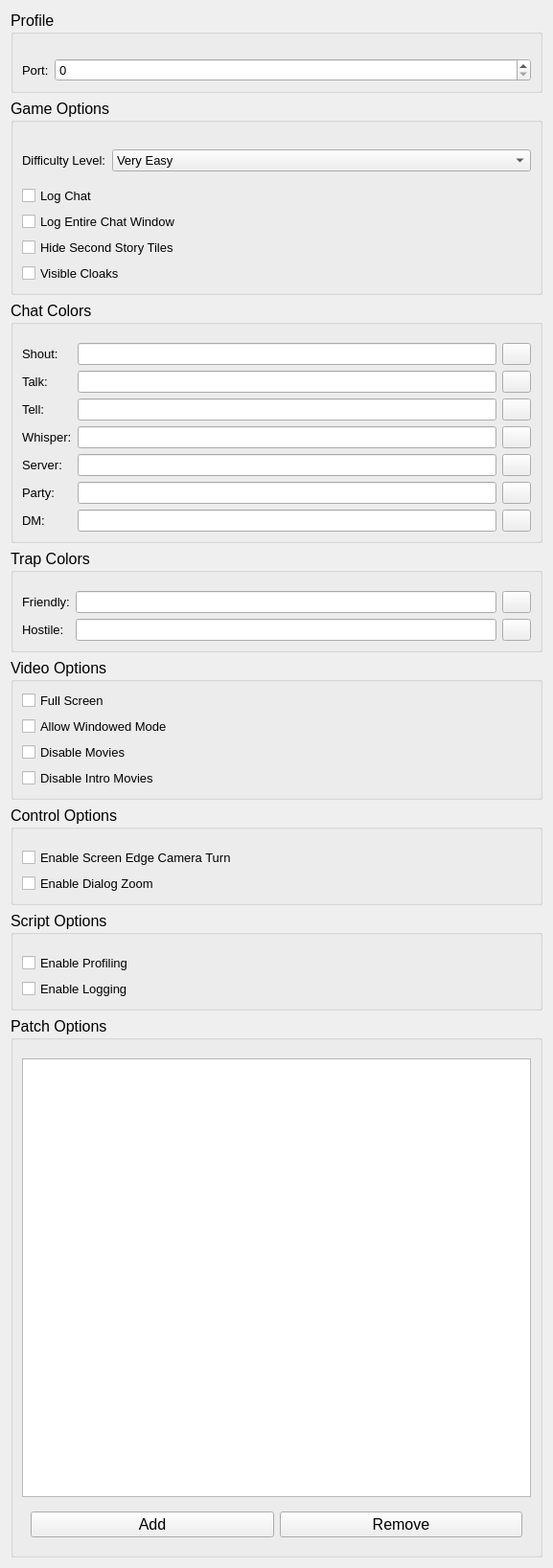
         <widget class="QWidget" name="scrollAreaWidgetContents_3">
          <property name="geometry">
           <rect>
            <x>0</x>
            <y>-1029</y>
            <width>577</width>
            <height>1637</height>
           </rect>
          </property>
          <layout class="QVBoxLayout" name="verticalLayout_4">
           <item>
            <widget class="QGroupBox" name="groupBox_4">
             <property name="font">
              <font>
               <pointsize>12</pointsize>
              </font>
             </property>
             <property name="title">
              <string>Profile</string>
             </property>
             <layout class="QFormLayout" name="formLayout">
              <item row="1" column="0">
               <widget class="QLabel" name="label_12">
                <property name="font">
                 <font>
                  <pointsize>10</pointsize>
                 </font>
                </property>
                <property name="text">
                 <string>Port:</string>
                </property>
               </widget>
              </item>
              <item row="1" column="1">
               <widget class="QSpinBox" name="nwnClientPortSB">
                <property name="font">
                 <font>
                  <pointsize>10</pointsize>
                 </font>
                </property>
                <property name="maximum">
                 <number>100000</number>
                </property>
               </widget>
              </item>
              <item row="0" column="1">
               <spacer name="verticalSpacer_6">
                <property name="orientation">
                 <enum>Qt::Vertical</enum>
                </property>
                <property name="sizeType">
                 <enum>QSizePolicy::Fixed</enum>
                </property>
                <property name="sizeHint" stdset="0">
                 <size>
                  <width>20</width>
                  <height>10</height>
                 </size>
                </property>
               </spacer>
              </item>
             </layout>
            </widget>
           </item>
           <item>
            <widget class="QGroupBox" name="groupBox_7">
             <property name="font">
              <font>
               <pointsize>12</pointsize>
              </font>
             </property>
             <property name="title">
              <string>Game Options</string>
             </property>
             <layout class="QVBoxLayout" name="verticalLayout_5">
              <item>
               <spacer name="verticalSpacer_5">
                <property name="orientation">
                 <enum>Qt::Vertical</enum>
                </property>
                <property name="sizeType">
                 <enum>QSizePolicy::Fixed</enum>
                </property>
                <property name="sizeHint" stdset="0">
                 <size>
                  <width>20</width>
                  <height>10</height>
                 </size>
                </property>
               </spacer>
              </item>
              <item>
               <widget class="QWidget" name="widget" native="true">
                <layout class="QFormLayout" name="formLayout_2">
                 <property name="fieldGrowthPolicy">
                  <enum>QFormLayout::AllNonFixedFieldsGrow</enum>
                 </property>
                 <property name="leftMargin">
                  <number>0</number>
                 </property>
                 <property name="rightMargin">
                  <number>0</number>
                 </property>
                 <item row="0" column="0">
                  <widget class="QLabel" name="label_15">
                   <property name="font">
                    <font>
                     <pointsize>10</pointsize>
                    </font>
                   </property>
                   <property name="text">
                    <string>Difficulty Level:</string>
                   </property>
                  </widget>
                 </item>
                 <item row="0" column="1">
                  <widget class="QComboBox" name="nwnDifficultyLevelCB">
                   <property name="font">
                    <font>
                     <pointsize>10</pointsize>
                    </font>
                   </property>
                   <property name="styleSheet">
                    <string notr="true">QListView {
  background: #302F2F;
}</string>
                   </property>
                   <item>
                    <property name="text">
                     <string>Very Easy</string>
                    </property>
                   </item>
                   <item>
                    <property name="text">
                     <string>Easy</string>
                    </property>
                   </item>
                   <item>
                    <property name="text">
                     <string>Normal</string>
                    </property>
                   </item>
                   <item>
                    <property name="text">
                     <string>D&amp;D Hardcore Rules</string>
                    </property>
                   </item>
                   <item>
                    <property name="text">
                     <string>Very Difficult</string>
                    </property>
                   </item>
                  </widget>
                 </item>
                </layout>
               </widget>
              </item>
              <item>
               <widget class="QCheckBox" name="nwnLogChat">
                <property name="font">
                 <font>
                  <pointsize>10</pointsize>
                 </font>
                </property>
                <property name="text">
                 <string>Log Chat</string>
                </property>
               </widget>
              </item>
              <item>
               <widget class="QCheckBox" name="nwnLogEntireChat">
                <property name="font">
                 <font>
                  <pointsize>10</pointsize>
                 </font>
                </property>
                <property name="text">
                 <string>Log Entire Chat Window</string>
                </property>
               </widget>
              </item>
              <item>
               <widget class="QCheckBox" name="nwnHideSecondStoryTilesCB">
                <property name="font">
                 <font>
                  <pointsize>10</pointsize>
                 </font>
                </property>
                <property name="text">
                 <string>Hide Second Story Tiles</string>
                </property>
               </widget>
              </item>
              <item>
               <widget class="QCheckBox" name="nwnVisibleCloaks">
                <property name="font">
                 <font>
                  <pointsize>10</pointsize>
                 </font>
                </property>
                <property name="text">
                 <string>Visible Cloaks</string>
                </property>
               </widget>
              </item>
             </layout>
            </widget>
           </item>
           <item>
            <widget class="QGroupBox" name="groupBox">
             <property name="sizePolicy">
              <sizepolicy hsizetype="Preferred" vsizetype="Fixed">
               <horstretch>0</horstretch>
               <verstretch>0</verstretch>
              </sizepolicy>
             </property>
             <property name="minimumSize">
              <size>
               <width>30</width>
               <height>0</height>
              </size>
             </property>
             <property name="maximumSize">
              <size>
               <width>16777215</width>
               <height>16777215</height>
              </size>
             </property>
             <property name="font">
              <font>
               <pointsize>12</pointsize>
              </font>
             </property>
             <property name="title">
              <string>Chat Colors</string>
             </property>
             <layout class="QGridLayout" name="gridLayout_4">
              <item row="3" column="1">
               <widget class="QLineEdit" name="nwnTalkColorText">
                <property name="font">
                 <font>
                  <pointsize>10</pointsize>
                 </font>
                </property>
               </widget>
              </item>
              <item row="8" column="0">
               <widget class="QLabel" name="label_4">
                <property name="font">
                 <font>
                  <pointsize>10</pointsize>
                 </font>
                </property>
                <property name="text">
                 <string>Whisper:</string>
                </property>
               </widget>
              </item>
              <item row="1" column="1">
               <widget class="QLineEdit" name="nwnShoutColorText">
                <property name="font">
                 <font>
                  <pointsize>10</pointsize>
                 </font>
                </property>
               </widget>
              </item>
              <item row="6" column="1">
               <widget class="QLineEdit" name="nwnTellColorText">
                <property name="font">
                 <font>
                  <pointsize>10</pointsize>
                 </font>
                </property>
               </widget>
              </item>
              <item row="6" column="0">
               <widget class="QLabel" name="label_6">
                <property name="font">
                 <font>
                  <pointsize>10</pointsize>
                 </font>
                </property>
                <property name="text">
                 <string>Tell:</string>
                </property>
               </widget>
              </item>
              <item row="1" column="0">
               <widget class="QLabel" name="label_5">
                <property name="font">
                 <font>
                  <pointsize>10</pointsize>
                 </font>
                </property>
                <property name="text">
                 <string>Shout:</string>
                </property>
               </widget>
              </item>
              <item row="3" column="0">
               <widget class="QLabel" name="label_3">
                <property name="font">
                 <font>
                  <pointsize>10</pointsize>
                 </font>
                </property>
                <property name="text">
                 <string>Talk:</string>
                </property>
               </widget>
              </item>
              <item row="8" column="1">
               <widget class="QLineEdit" name="nwnWhisperColorText">
                <property name="font">
                 <font>
                  <pointsize>10</pointsize>
                 </font>
                </property>
               </widget>
              </item>
              <item row="9" column="1">
               <widget class="QLineEdit" name="nwnServerColorText">
                <property name="font">
                 <font>
                  <pointsize>10</pointsize>
                 </font>
                </property>
               </widget>
              </item>
              <item row="9" column="0">
               <widget class="QLabel" name="label_7">
                <property name="font">
                 <font>
                  <pointsize>10</pointsize>
                 </font>
                </property>
                <property name="text">
                 <string>Server:</string>
                </property>
               </widget>
              </item>
              <item row="10" column="0">
               <widget class="QLabel" name="label_8">
                <property name="font">
                 <font>
                  <pointsize>10</pointsize>
                 </font>
                </property>
                <property name="text">
                 <string>Party:</string>
                </property>
               </widget>
              </item>
              <item row="10" column="1">
               <widget class="QLineEdit" name="nwnPartyColorText">
                <property name="font">
                 <font>
                  <pointsize>10</pointsize>
                 </font>
                </property>
               </widget>
              </item>
              <item row="3" column="2">
               <widget class="QPushButton" name="nwnTalkColorBtn">
                <property name="sizePolicy">
                 <sizepolicy hsizetype="Fixed" vsizetype="Fixed">
                  <horstretch>0</horstretch>
                  <verstretch>0</verstretch>
                 </sizepolicy>
                </property>
                <property name="minimumSize">
                 <size>
                  <width>30</width>
                  <height>0</height>
                 </size>
                </property>
                <property name="maximumSize">
                 <size>
                  <width>30</width>
                  <height>16777215</height>
                 </size>
                </property>
                <property name="font">
                 <font>
                  <pointsize>10</pointsize>
                 </font>
                </property>
                <property name="text">
                 <string/>
                </property>
               </widget>
              </item>
              <item row="6" column="2">
               <widget class="QPushButton" name="nwnTellColorBtn">
                <property name="minimumSize">
                 <size>
                  <width>30</width>
                  <height>0</height>
                 </size>
                </property>
                <property name="maximumSize">
                 <size>
                  <width>30</width>
                  <height>16777215</height>
                 </size>
                </property>
                <property name="font">
                 <font>
                  <pointsize>10</pointsize>
                 </font>
                </property>
                <property name="text">
                 <string/>
                </property>
               </widget>
              </item>
              <item row="8" column="2">
               <widget class="QPushButton" name="nwnWhisperColorBtn">
                <property name="minimumSize">
                 <size>
                  <width>30</width>
                  <height>0</height>
                 </size>
                </property>
                <property name="maximumSize">
                 <size>
                  <width>30</width>
                  <height>16777215</height>
                 </size>
                </property>
                <property name="font">
                 <font>
                  <pointsize>10</pointsize>
                 </font>
                </property>
                <property name="text">
                 <string/>
                </property>
               </widget>
              </item>
              <item row="9" column="2">
               <widget class="QPushButton" name="nwnServerColorBtn">
                <property name="minimumSize">
                 <size>
                  <width>30</width>
                  <height>0</height>
                 </size>
                </property>
                <property name="maximumSize">
                 <size>
                  <width>30</width>
                  <height>16777215</height>
                 </size>
                </property>
                <property name="font">
                 <font>
                  <pointsize>10</pointsize>
                 </font>
                </property>
                <property name="text">
                 <string/>
                </property>
               </widget>
              </item>
              <item row="11" column="2">
               <widget class="QPushButton" name="nwnDMColorBtn">
                <property name="minimumSize">
                 <size>
                  <width>30</width>
                  <height>0</height>
                 </size>
                </property>
                <property name="maximumSize">
                 <size>
                  <width>30</width>
                  <height>16777215</height>
                 </size>
                </property>
                <property name="font">
                 <font>
                  <pointsize>10</pointsize>
                 </font>
                </property>
                <property name="text">
                 <string/>
                </property>
               </widget>
              </item>
              <item row="10" column="2">
               <widget class="QPushButton" name="nwnPartyColorBtn">
                <property name="minimumSize">
                 <size>
                  <width>30</width>
                  <height>0</height>
                 </size>
                </property>
                <property name="maximumSize">
                 <size>
                  <width>30</width>
                  <height>16777215</height>
                 </size>
                </property>
                <property name="font">
                 <font>
                  <pointsize>10</pointsize>
                 </font>
                </property>
                <property name="text">
                 <string/>
                </property>
               </widget>
              </item>
              <item row="11" column="0">
               <widget class="QLabel" name="label_9">
                <property name="font">
                 <font>
                  <pointsize>10</pointsize>
                 </font>
                </property>
                <property name="text">
                 <string>DM:</string>
                </property>
               </widget>
              </item>
              <item row="11" column="1">
               <widget class="QLineEdit" name="nwnDMColorText">
                <property name="font">
                 <font>
                  <pointsize>10</pointsize>
                 </font>
                </property>
               </widget>
              </item>
              <item row="1" column="2">
               <widget class="QPushButton" name="nwnShoutColorBtn">
                <property name="minimumSize">
                 <size>
                  <width>30</width>
                  <height>0</height>
                 </size>
                </property>
                <property name="maximumSize">
                 <size>
                  <width>30</width>
                  <height>16777215</height>
                 </size>
                </property>
                <property name="font">
                 <font>
                  <pointsize>10</pointsize>
                 </font>
                </property>
                <property name="text">
                 <string/>
                </property>
               </widget>
              </item>
              <item row="0" column="1">
               <spacer name="verticalSpacer_4">
                <property name="orientation">
                 <enum>Qt::Vertical</enum>
                </property>
                <property name="sizeType">
                 <enum>QSizePolicy::Fixed</enum>
                </property>
                <property name="sizeHint" stdset="0">
                 <size>
                  <width>20</width>
                  <height>10</height>
                 </size>
                </property>
               </spacer>
              </item>
             </layout>
            </widget>
           </item>
           <item>
            <widget class="QGroupBox" name="groupBox_3">
             <property name="sizePolicy">
              <sizepolicy hsizetype="Preferred" vsizetype="Fixed">
               <horstretch>0</horstretch>
               <verstretch>0</verstretch>
              </sizepolicy>
             </property>
             <property name="font">
              <font>
               <pointsize>12</pointsize>
              </font>
             </property>
             <property name="title">
              <string>Trap Colors</string>
             </property>
             <layout class="QGridLayout" name="gridLayout_5">
              <item row="1" column="2">
               <widget class="QPushButton" name="nwnFriendlyColorBtn">
                <property name="maximumSize">
                 <size>
                  <width>30</width>
                  <height>16777215</height>
                 </size>
                </property>
                <property name="font">
                 <font>
                  <pointsize>10</pointsize>
                 </font>
                </property>
                <property name="text">
                 <string/>
                </property>
               </widget>
              </item>
              <item row="1" column="0">
               <widget class="QLabel" name="label_10">
                <property name="font">
                 <font>
                  <pointsize>10</pointsize>
                 </font>
                </property>
                <property name="text">
                 <string>Friendly:</string>
                </property>
               </widget>
              </item>
              <item row="2" column="1">
               <widget class="QLineEdit" name="nwnHostileColorText">
                <property name="font">
                 <font>
                  <pointsize>10</pointsize>
                 </font>
                </property>
               </widget>
              </item>
              <item row="2" column="0">
               <widget class="QLabel" name="label_11">
                <property name="font">
                 <font>
                  <pointsize>10</pointsize>
                 </font>
                </property>
                <property name="text">
                 <string>Hostile:</string>
                </property>
               </widget>
              </item>
              <item row="2" column="2">
               <widget class="QPushButton" name="nwnHostileColorBtn">
                <property name="maximumSize">
                 <size>
                  <width>30</width>
                  <height>16777215</height>
                 </size>
                </property>
                <property name="font">
                 <font>
                  <pointsize>10</pointsize>
                 </font>
                </property>
                <property name="text">
                 <string/>
                </property>
               </widget>
              </item>
              <item row="1" column="1">
               <widget class="QLineEdit" name="nwnFriendlyColorText">
                <property name="font">
                 <font>
                  <pointsize>10</pointsize>
                 </font>
                </property>
               </widget>
              </item>
              <item row="0" column="1">
               <spacer name="verticalSpacer_8">
                <property name="orientation">
                 <enum>Qt::Vertical</enum>
                </property>
                <property name="sizeType">
                 <enum>QSizePolicy::Fixed</enum>
                </property>
                <property name="sizeHint" stdset="0">
                 <size>
                  <width>20</width>
                  <height>10</height>
                 </size>
                </property>
               </spacer>
              </item>
             </layout>
             <zorder>label_10</zorder>
             <zorder>label_11</zorder>
             <zorder>nwnFriendlyColorText</zorder>
             <zorder>nwnHostileColorText</zorder>
             <zorder>nwnFriendlyColorBtn</zorder>
             <zorder>nwnHostileColorBtn</zorder>
             <zorder>verticalSpacer_8</zorder>
            </widget>
           </item>
           <item>
            <widget class="QGroupBox" name="groupBox_10">
             <property name="font">
              <font>
               <pointsize>12</pointsize>
              </font>
             </property>
             <property name="title">
              <string>Video Options</string>
             </property>
             <layout class="QVBoxLayout" name="verticalLayout_12">
              <item>
               <widget class="QCheckBox" name="nwnFullScreen">
                <property name="font">
                 <font>
                  <pointsize>10</pointsize>
                 </font>
                </property>
                <property name="text">
                 <string>Full Screen</string>
                </property>
               </widget>
              </item>
              <item>
               <widget class="QCheckBox" name="nwnAllowWindowedMode">
                <property name="font">
                 <font>
                  <pointsize>10</pointsize>
                 </font>
                </property>
                <property name="text">
                 <string>Allow Windowed Mode</string>
                </property>
               </widget>
              </item>
              <item>
               <widget class="QCheckBox" name="nwnDisableMovies">
                <property name="font">
                 <font>
                  <pointsize>10</pointsize>
                 </font>
                </property>
                <property name="text">
                 <string>Disable Movies</string>
                </property>
               </widget>
              </item>
              <item>
               <widget class="QCheckBox" name="nwnDisableIntroMovies">
                <property name="font">
                 <font>
                  <pointsize>10</pointsize>
                 </font>
                </property>
                <property name="text">
                 <string>Disable Intro Movies</string>
                </property>
               </widget>
              </item>
             </layout>
            </widget>
           </item>
           <item>
            <widget class="QGroupBox" name="groupBox_8">
             <property name="font">
              <font>
               <pointsize>12</pointsize>
              </font>
             </property>
             <property name="title">
              <string>Control Options</string>
             </property>
             <layout class="QVBoxLayout" name="verticalLayout_7">
              <item>
               <spacer name="verticalSpacer_7">
                <property name="orientation">
                 <enum>Qt::Vertical</enum>
                </property>
                <property name="sizeType">
                 <enum>QSizePolicy::Fixed</enum>
                </property>
                <property name="sizeHint" stdset="0">
                 <size>
                  <width>20</width>
                  <height>10</height>
                 </size>
                </property>
               </spacer>
              </item>
              <item>
               <widget class="QCheckBox" name="nwnEnableScreenEdgeCameraTurn">
                <property name="font">
                 <font>
                  <pointsize>10</pointsize>
                 </font>
                </property>
                <property name="text">
                 <string>Enable Screen Edge Camera Turn</string>
                </property>
               </widget>
              </item>
              <item>
               <widget class="QCheckBox" name="nwnEnameDialogZoom">
                <property name="font">
                 <font>
                  <pointsize>10</pointsize>
                 </font>
                </property>
                <property name="text">
                 <string>Enable Dialog Zoom</string>
                </property>
               </widget>
              </item>
             </layout>
            </widget>
           </item>
           <item>
            <widget class="QGroupBox" name="groupBox_9">
             <property name="font">
              <font>
               <pointsize>12</pointsize>
              </font>
             </property>
             <property name="title">
              <string>Script Options</string>
             </property>
             <layout class="QVBoxLayout" name="verticalLayout_11">
              <item>
               <spacer name="verticalSpacer_9">
                <property name="orientation">
                 <enum>Qt::Vertical</enum>
                </property>
                <property name="sizeType">
                 <enum>QSizePolicy::Fixed</enum>
                </property>
                <property name="sizeHint" stdset="0">
                 <size>
                  <width>20</width>
                  <height>10</height>
                 </size>
                </property>
               </spacer>
              </item>
              <item>
               <widget class="QCheckBox" name="checkBox_7">
                <property name="font">
                 <font>
                  <pointsize>10</pointsize>
                 </font>
                </property>
                <property name="text">
                 <string>Enable Profiling</string>
                </property>
               </widget>
              </item>
              <item>
               <widget class="QCheckBox" name="checkBox_8">
                <property name="font">
                 <font>
                  <pointsize>10</pointsize>
                 </font>
                </property>
                <property name="text">
                 <string>Enable Logging</string>
                </property>
               </widget>
              </item>
             </layout>
            </widget>
           </item>
           <item>
            <widget class="QGroupBox" name="groupBox_11">
             <property name="font">
              <font>
               <pointsize>12</pointsize>
              </font>
             </property>
             <property name="title">
              <string>Patch Options</string>
             </property>
             <layout class="QVBoxLayout" name="verticalLayout_13">
              <item>
               <spacer name="verticalSpacer_10">
                <property name="orientation">
                 <enum>Qt::Vertical</enum>
                </property>
                <property name="sizeType">
                 <enum>QSizePolicy::Fixed</enum>
                </property>
                <property name="sizeHint" stdset="0">
                 <size>
                  <width>20</width>
                  <height>10</height>
                 </size>
                </property>
               </spacer>
              </item>
              <item>
               <widget class="QListWidget" name="nwnPatchFiles">
                <property name="minimumSize">
                 <size>
                  <width>0</width>
                  <height>250</height>
                 </size>
                </property>
               </widget>
              </item>
              <item>
               <widget class="QWidget" name="widget_4" native="true">
                <layout class="QHBoxLayout" name="horizontalLayout">
                 <item>
                  <widget class="QPushButton" name="nwnPatchAddBtn">
                   <property name="text">
                    <string>Add</string>
                   </property>
                  </widget>
                 </item>
                 <item>
                  <widget class="QPushButton" name="nwnPatchRemoveBtn">
                   <property name="text">
                    <string>Remove</string>
                   </property>
                  </widget>
                 </item>
                </layout>
               </widget>
              </item>
             </layout>
            </widget>
           </item>
          </layout>
         </widget>
